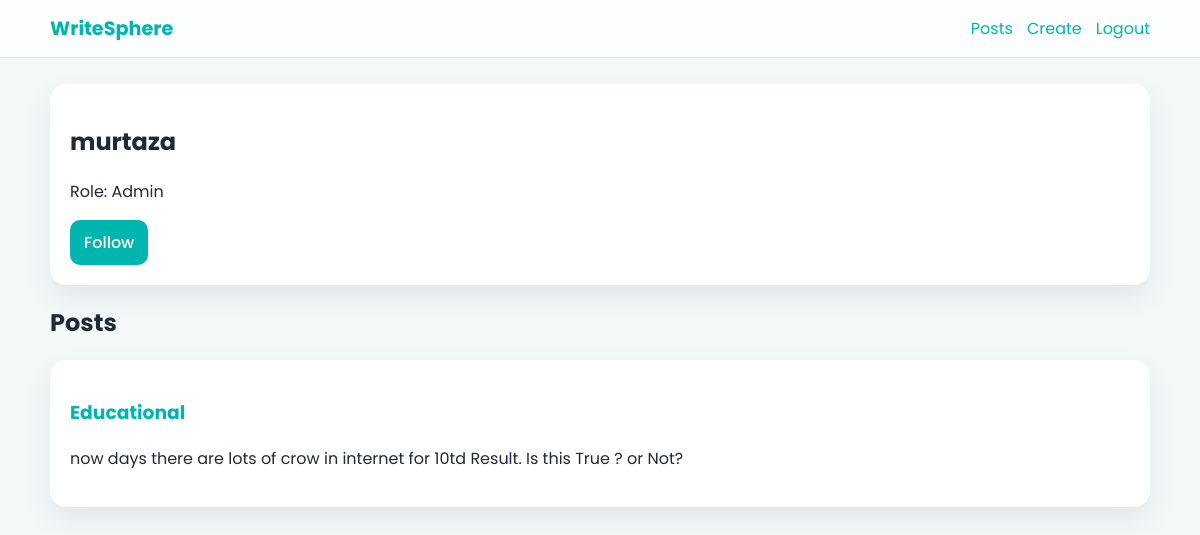
Screenshot of /users/1/ (signed in) with the database file from the repository.
### app1/models.py (models this page shows, shortened)
class User(AbstractUser):
    class Role(models.TextChoices):
        ADMIN = "ADMIN", "Admin"
        AUTHOR = "AUTHOR", "Author"
        READER = "READER", "Reader"
    role = models.CharField(max_length=10, choices=Role.choices, default=Role.READER)

class Post(models.Model):
    title = models.CharField(max_length=200)
    content = models.TextField()
    cover_image = models.ImageField(upload_to="posts/covers/", blank=True, null=True)
    author = models.ForeignKey(User, on_delete=models.CASCADE, related_name="posts")
    category = models.ForeignKey(Category, on_delete=models.SET_NULL, null=True, related_name="posts")
    tags = models.ManyToManyField(Tag, blank=True, related_name="posts")
    created_at = models.DateTimeField(auto_now_add=True)
    updated_at = models.DateTimeField(auto_now=True)
    class Meta:
        ordering = ["-created_at"]

### app1/views.py (the view)
# urls.py: path("users/<int:user_id>/", views.user_profile, name="user_profile"),
@login_required
def user_profile(request, user_id):
    profile_user = get_object_or_404(User, pk=user_id)
    posts = profile_user.posts.select_related("category").prefetch_related("tags")
    is_following = Follow.objects.filter(follower=request.user, following=profile_user).exists()
    return render(
        request,
        "users/profile.html",
        {
            "profile_user": profile_user,
            "posts": posts,
            "is_following": is_following,
        },
    )

### templates/users/profile.html (shortened to what this page needs)
{% extends 'base.html' %}
{% block content %}
<section class="card">
    <h1>{{ profile_user.username }}</h1>
    <p>Role: {{ profile_user.get_role_display }}</p>
    {% if user != profile_user %}
        <a href="{% url 'toggle_follow' profile_user.id %}" class="btn">{% if is_following %}Unfollow{% else %}Follow{% endif %}</a>
    {% endif %}
</section>
<section>
    <h2>Posts</h2>
    <div class="grid">
        {% for post in posts %}
            <article class="card">
                <h3><a href="{% url 'post_detail' post.pk %}">{{ post.title }}</a></h3>
                <p>{{ post.content|truncatechars:100 }}</p>
            </article>
        {% empty %}
            <p>No posts yet.</p>
        {% endfor %}
    </div>
</section>
{% endblock %}

### app1/static/css/style.css (style rules this page uses)
:root { --primary: #00b5ad; --primary-dark: #00958f; --text: #1f2937; --muted: #6b7280; --bg: #f3f8f9; --card-bg: #ffffff; --border: #d9e2e4; --danger: #e5484d; --radius: 16px; --shadow: 0 12px 28px rgba(17, 24, 39, 0.08); }
* { box-sizing: border-box; }
body { margin: 0; font-family: "Poppins", sans-serif; color: var(--text); background: var(--bg); }
a { color: var(--primary); text-decoration: none; }
.card { background: var(--card-bg); border-radius: var(--radius); box-shadow: var(--shadow); padding: 20px; margin-bottom: 16px; }
.btn { display: inline-flex; align-items: center; justify-content: center; border: none; border-radius: 10px; padding: 10px 14px; background: var(--primary); color: #fff; font-weight: 500; cursor: pointer; }
.grid { display: grid; grid-template-columns: repeat(auto-fit, minmax(270px, 1fr)); gap: 16px; }

### rows the page displays
User: username "murtaza", role "Admin"
Post: title "Educational", content "now days there are lots of crow in internet for 10td Result. Is this True ? or Not?"
